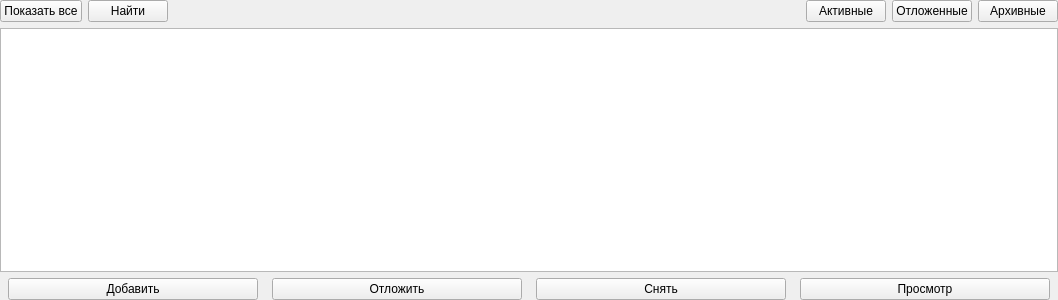
<?xml version="1.0" encoding="UTF-8"?>
<ui version="4.0">
 <class>ViewObjectWidget</class>
 <widget class="QWidget" name="ViewObjectWidget">
  <property name="geometry">
   <rect>
    <x>0</x>
    <y>0</y>
    <width>1058</width>
    <height>300</height>
   </rect>
  </property>
  <property name="windowTitle">
   <string>Form</string>
  </property>
  <layout class="QVBoxLayout" name="verticalLayout">
   <property name="leftMargin">
    <number>0</number>
   </property>
   <property name="topMargin">
    <number>0</number>
   </property>
   <property name="rightMargin">
    <number>0</number>
   </property>
   <property name="bottomMargin">
    <number>0</number>
   </property>
   <item>
    <layout class="QHBoxLayout" name="horizontalLayout">
     <item>
      <widget class="QPushButton" name="mpClearFilter">
       <property name="text">
        <string>Показать все</string>
       </property>
      </widget>
     </item>
     <item>
      <widget class="QPushButton" name="mpFilter">
       <property name="text">
        <string>Найти</string>
       </property>
      </widget>
     </item>
     <item>
      <spacer name="horizontalSpacer">
       <property name="orientation">
        <enum>Qt::Horizontal</enum>
       </property>
       <property name="sizeHint" stdset="0">
        <size>
         <width>40</width>
         <height>20</height>
        </size>
       </property>
      </spacer>
     </item>
     <item>
      <widget class="QPushButton" name="mpButtonActive">
       <property name="text">
        <string>Активные</string>
       </property>
       <property name="checkable">
        <bool>true</bool>
       </property>
       <property name="checked">
        <bool>false</bool>
       </property>
      </widget>
     </item>
     <item>
      <widget class="QPushButton" name="mpButtonDeferred">
       <property name="text">
        <string>Отложенные</string>
       </property>
       <property name="checkable">
        <bool>true</bool>
       </property>
       <property name="checked">
        <bool>false</bool>
       </property>
      </widget>
     </item>
     <item>
      <widget class="QPushButton" name="mpButtonArchive">
       <property name="autoFillBackground">
        <bool>false</bool>
       </property>
       <property name="text">
        <string>Архивные</string>
       </property>
       <property name="checkable">
        <bool>true</bool>
       </property>
       <property name="checked">
        <bool>false</bool>
       </property>
       <property name="flat">
        <bool>false</bool>
       </property>
      </widget>
     </item>
    </layout>
   </item>
   <item>
    <widget class="QTableView" name="mpView">
     <property name="editTriggers">
      <set>QAbstractItemView::DoubleClicked</set>
     </property>
     <property name="selectionBehavior">
      <enum>QAbstractItemView::SelectRows</enum>
     </property>
     <attribute name="horizontalHeaderDefaultSectionSize">
      <number>300</number>
     </attribute>
     <attribute name="horizontalHeaderMinimumSectionSize">
      <number>80</number>
     </attribute>
     <attribute name="horizontalHeaderStretchLastSection">
      <bool>true</bool>
     </attribute>
    </widget>
   </item>
   <item>
    <layout class="QHBoxLayout" name="horizontalLayout_2">
     <item>
      <spacer name="horizontalSpacer_2">
       <property name="orientation">
        <enum>Qt::Horizontal</enum>
       </property>
       <property name="sizeHint" stdset="0">
        <size>
         <width>40</width>
         <height>20</height>
        </size>
       </property>
      </spacer>
     </item>
     <item>
      <widget class="QPushButton" name="mpButtonAdd">
       <property name="minimumSize">
        <size>
         <width>250</width>
         <height>0</height>
        </size>
       </property>
       <property name="maximumSize">
        <size>
         <width>250</width>
         <height>16777215</height>
        </size>
       </property>
       <property name="text">
        <string>Добавить</string>
       </property>
      </widget>
     </item>
     <item>
      <spacer name="horizontalSpacer_4">
       <property name="orientation">
        <enum>Qt::Horizontal</enum>
       </property>
       <property name="sizeHint" stdset="0">
        <size>
         <width>40</width>
         <height>20</height>
        </size>
       </property>
      </spacer>
     </item>
     <item>
      <widget class="QPushButton" name="mpButtonAside">
       <property name="minimumSize">
        <size>
         <width>250</width>
         <height>0</height>
        </size>
       </property>
       <property name="maximumSize">
        <size>
         <width>250</width>
         <height>16777215</height>
        </size>
       </property>
       <property name="text">
        <string>Отложить</string>
       </property>
      </widget>
     </item>
     <item>
      <spacer name="horizontalSpacer_5">
       <property name="orientation">
        <enum>Qt::Horizontal</enum>
       </property>
       <property name="sizeHint" stdset="0">
        <size>
         <width>40</width>
         <height>20</height>
        </size>
       </property>
      </spacer>
     </item>
     <item>
      <widget class="QPushButton" name="mpButtonShoot">
       <property name="minimumSize">
        <size>
         <width>250</width>
         <height>0</height>
        </size>
       </property>
       <property name="maximumSize">
        <size>
         <width>250</width>
         <height>16777215</height>
        </size>
       </property>
       <property name="text">
        <string>Снять</string>
       </property>
      </widget>
     </item>
     <item>
      <spacer name="horizontalSpacer_6">
       <property name="orientation">
        <enum>Qt::Horizontal</enum>
       </property>
       <property name="sizeHint" stdset="0">
        <size>
         <width>40</width>
         <height>20</height>
        </size>
       </property>
      </spacer>
     </item>
     <item>
      <widget class="QPushButton" name="mpButtonView">
       <property name="minimumSize">
        <size>
         <width>250</width>
         <height>0</height>
        </size>
       </property>
       <property name="maximumSize">
        <size>
         <width>250</width>
         <height>16777215</height>
        </size>
       </property>
       <property name="text">
        <string>Просмотр</string>
       </property>
      </widget>
     </item>
     <item>
      <spacer name="horizontalSpacer_3">
       <property name="orientation">
        <enum>Qt::Horizontal</enum>
       </property>
       <property name="sizeHint" stdset="0">
        <size>
         <width>40</width>
         <height>20</height>
        </size>
       </property>
      </spacer>
     </item>
    </layout>
   </item>
  </layout>
 </widget>
 <resources/>
 <connections/>
</ui>
